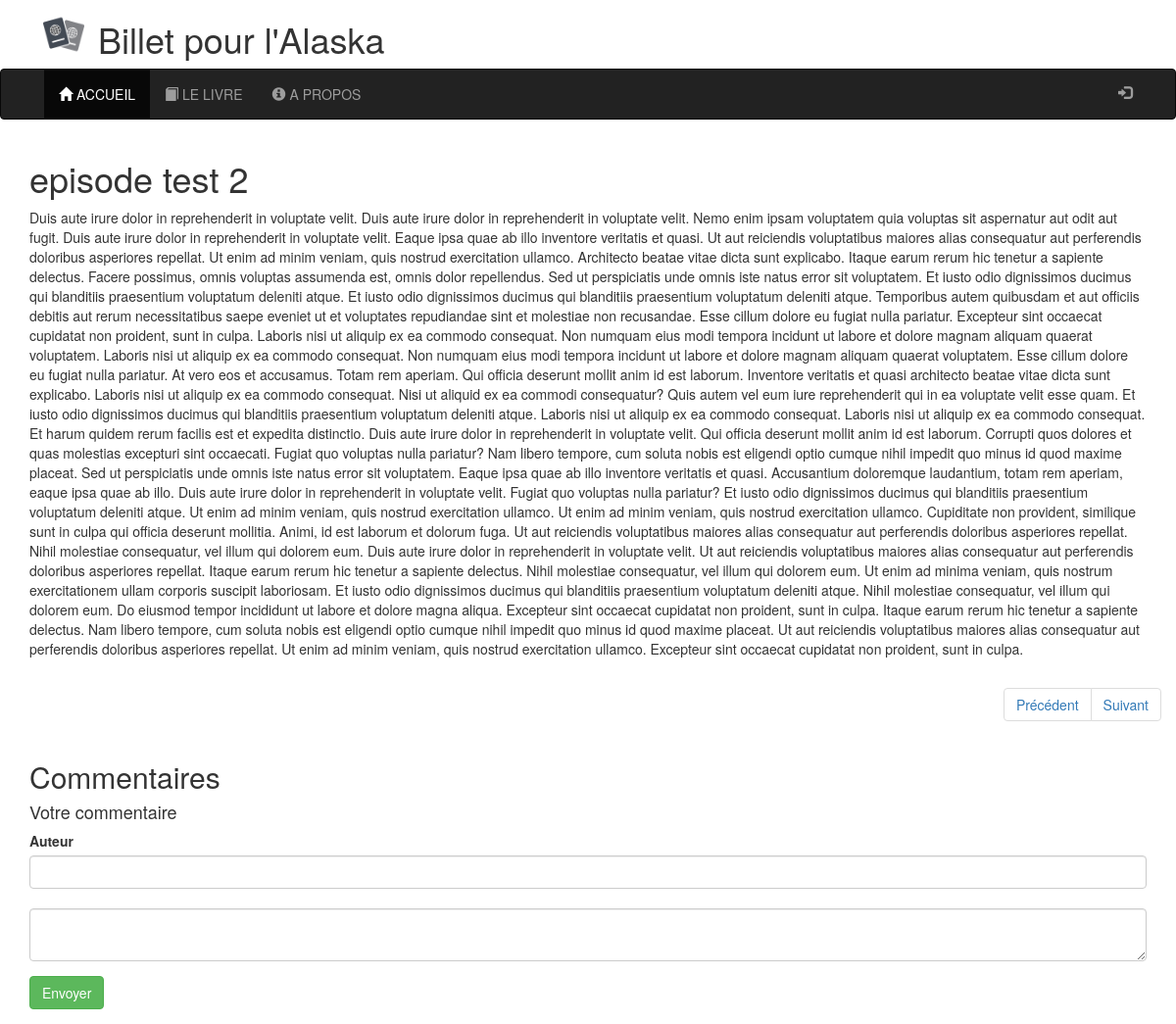
The page /index.php?page=episode&id=2 on the database as committed earlier.
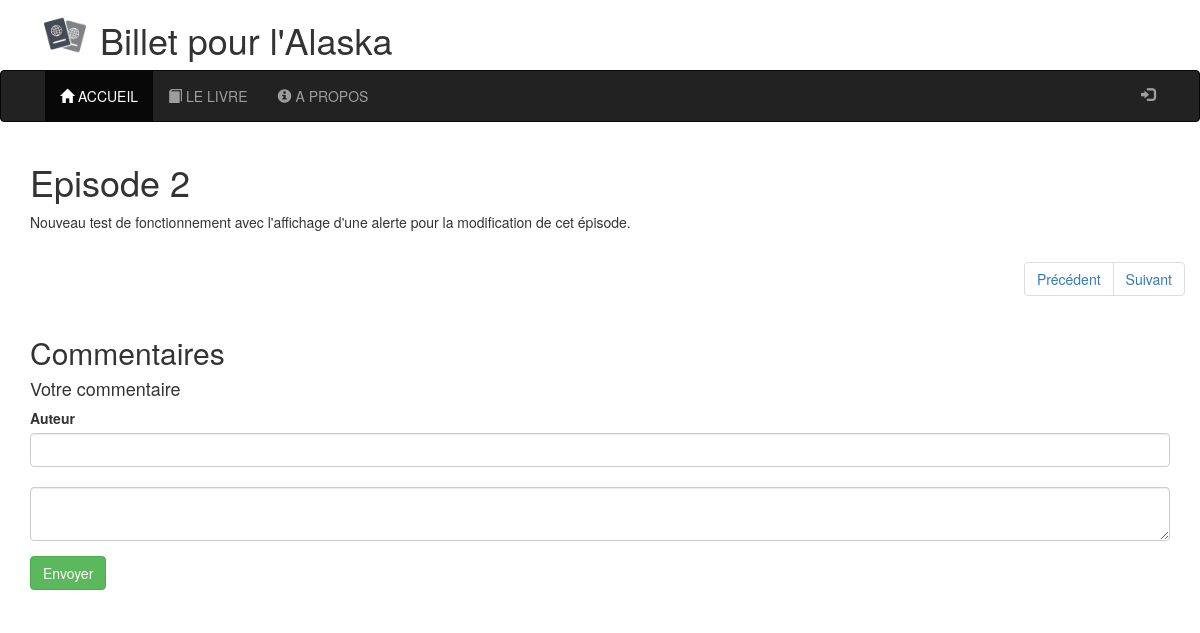
The same page on the database as committed later.
### tables this page shows
CREATE TABLE `episode` (
  `id` int(10) UNSIGNED NOT NULL,
  `titre` varchar(255) DEFAULT NULL,
  `contenu` longtext,
  `date` datetime DEFAULT NULL
);

### app/App.php (called while the page is built, shortened)
<?php
class App {
    private $db_instance;
    private static $_instance;
    public static function getInstance() {
        if(self::$_instance === null) {
            self::$_instance = new App();
        }
        return self::$_instance;
    }
    public function getTable($name) {
        return new $class_name($this->getDb());
    }
    public function getDb() {
        $config = Config::getInstance(ROOT . '/config/config.php');
        if ($this->db_instance === null) {
            $this->db_instance = new MysqlDatabase($config->get('db_name'), $config->get('db_host'),
                $config->get('db_user'), $config->get('db_pass'));
        }
        return $this->db_instance;
    }
    public static function load() {
        require 'Autoloader.php';
        require __DIR__.'/../core/Autoloader.php';
    }
}

### app/Autoloader.php (called while the page is built, shortened)
<?php
class Autoloader {
    static function autoload($class) {
        if(strpos($class, __NAMESPACE__) === 0) {
            $class = str_replace(__NAMESPACE__ . '\\', '', $class);
        }
    }
}

### core/Autoloader.php (called while the page is built, shortened)
<?php
class Autoloader {
    static function autoload($class) {
        if(strpos($class, __NAMESPACE__) === 0) {
            $class = str_replace(__NAMESPACE__ . '\\', '', $class);
        }
    }
}

### config/config.php (called while the page is built)
<?php
return array (
  'db_name'     => 'blog',
   'db_host'    =>  'localhost',
   'db_user'    => 'root',
   'db_pass'    => ''
);

### core/Config.php (called while the page is built, shortened)
<?php
class Config {
    private $settings = [];
    private static $_instance;
    public function __construct($file){
       $this->settings = require ($file);
    }
    public static function getInstance($file) {
        if(is_null(self::$_instance)) {
            self::$_instance =  new Config($file);
        }
        return self::$_instance;
    }
    public function get($key) {
        return $this->settings[$key];
    }
}

### core/Table/Table.php (called while the page is built, shortened)
<?php
abstract class Table {
    protected $table;
    protected $db;
    public function __construct(Database $database)
    {
        $this->db = $database;
        if(is_null($this->table)) {
            $parts = explode('\\', get_class($this));
            $class_name = end($parts);
            $this->table = strtolower($class_name);
        }
    }
    public function query($statement, $attributes = null, $one = false) {
        if($attributes) {
            return $this->db->prepare(
                $statement,
                $attributes,
                str_replace('Table','Entity',get_class($this)),
                $one);
        } else {
            return $this->db->query(
                $statement,
                str_replace('Table', 'Entity', get_class($this)),
                $one);
        }
    }
}

### core/Database/MysqlDatabase.php (called while the page is built, shortened)
<?php
class MysqlDatabase extends Database {
   private $pdo;
    private function getPDO() {
        if($this->pdo === null) {
                $pdo = new PDO("mysql:dbname={$this->db_name};host={$this->db_host}", "{$this->db_user}",
                    "{$this->db_pass}", array (
                    PDO::MYSQL_ATTR_INIT_COMMAND => 'SET NAMES utf8'
                ));
                $pdo->setAttribute(PDO::ATTR_ERRMODE, PDO::ERRMODE_EXCEPTION);
                $this->pdo = $pdo;
        }
        return $this->pdo;
    }
    public function prepare($statement, $attributes, $class = null, $one = false) {
        $req = $this->getPDO()->prepare($statement);
        $res = $req->execute($attributes);
        if($class === null) {
            $req->setFetchMode((PDO::FETCH_OBJ));
        } else {
            $req->setFetchMode(PDO::FETCH_CLASS, $class );
        }
        if($one) {
            $data = $req->fetch();
        } else {
            $data = $req->fetchAll();
        }
        return $data;
    }
}

### app/Table/EpisodeTable.php (called while the page is built, shortened)
<?php
class EpisodeTable extends Table {
    public function find($id) {
        return $this->query(
            "SELECT * FROM episode
            WHERE id = ?
            ", [$id], true);
    }
}

### views/front/episode.php (the view, shortened to what this page needs)
<?php
$episode = $app->getTable('episode')->find($_GET['id']);
        ?>
<h1><?= $episode->titre; ?></h1>
<p>
    <?= $episode->contenu; ?>
</p>
<div class="row">
   <ul class="pagination pull-right">
       <li class="page-item"><a class="page-link" href="#">Précédent</a></li>
       <li class="page-item"><a class="page-link" href="#">Suivant</a></li>
   </ul>
</div>
<h2>Commentaires</h2>
<?php
$form = new \Core\HTML\BootstrapForm();
?>
<form method="post" id="form-comment">
    <h4>Votre commentaire</h4>
    <?= $form->input('auteur','Auteur'); ?>
    <?= $form->input('contenu','', ['type' => 'textarea']); ?>
    <button class="btn btn-success">Envoyer</button>
</form>

Rows that differ between the two databases and show on the page:
changed episode: titre "episode test 2" → "Episode 2"; contenu "Duis aute irure dolor in reprehenderit in voluptate velit. Duis aute irure dolor in reprehenderit in voluptate velit. Nemo enim ipsam voluptatem quia voluptas sit aspernatur aut odit aut fugit. Duis aute irure dolor in reprehenderit in voluptate velit. Eaque ipsa quae ab illo inventore veritatis et quasi. Ut aut reiciendis voluptatibus maiores alias consequatur aut perferendis doloribus asperiores repellat. Ut enim ad minim veniam, quis nostrud exercitation ullamco. Architecto beatae vitae dicta sunt explicabo. Itaque earum rerum hic tenetur a sapiente delectus. Facere possimus, omnis voluptas assumenda est, omnis dolor repellendus. Sed ut perspiciatis unde omnis iste natus error sit…" → "Nouveau test de fonctionnement avec l'affichage d'une alerte pour la modification de cet épisode."
